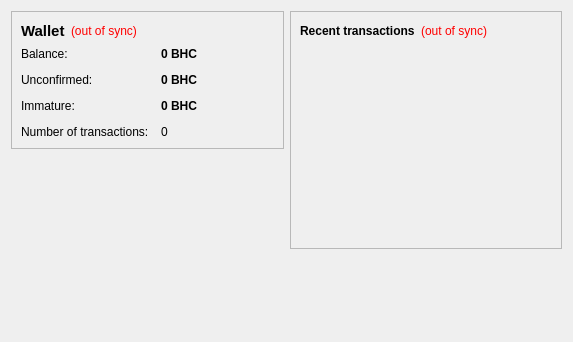
<?xml version="1.0" encoding="UTF-8"?>
<ui version="4.0">
 <class>OverviewPage</class>
 <widget class="QWidget" name="OverviewPage">
  <property name="geometry">
   <rect>
    <x>0</x>
    <y>0</y>
    <width>573</width>
    <height>342</height>
   </rect>
  </property>
  <property name="windowTitle">
   <string>Form</string>
  </property>
  <layout class="QHBoxLayout" name="horizontalLayout" stretch="1,1">
   <item>
    <layout class="QVBoxLayout" name="verticalLayout_2">
     <item>
      <widget class="QFrame" name="frame">
       <property name="frameShape">
        <enum>QFrame::StyledPanel</enum>
       </property>
       <property name="frameShadow">
        <enum>QFrame::Raised</enum>
       </property>
       <layout class="QVBoxLayout" name="verticalLayout_4">
        <item>
         <layout class="QHBoxLayout" name="horizontalLayout_4">
          <item>
           <widget class="QLabel" name="label_5">
            <property name="font">
             <font>
              <pointsize>11</pointsize>
              <weight>75</weight>
              <bold>true</bold>
             </font>
            </property>
            <property name="text">
             <string>Wallet</string>
            </property>
           </widget>
          </item>
          <item>
           <widget class="QLabel" name="labelWalletStatus">
            <property name="toolTip">
             <string>The displayed information may be out of date. Your wallet automatically synchronizes with the BlackHatCoin network after a connection is established, but this process has not completed yet.</string>
            </property>
            <property name="styleSheet">
             <string notr="true">QLabel { color: red; }</string>
            </property>
            <property name="text">
             <string notr="true">(out of sync)</string>
            </property>
            <property name="alignment">
             <set>Qt::AlignLeading|Qt::AlignLeft|Qt::AlignVCenter</set>
            </property>
           </widget>
          </item>
          <item>
           <spacer name="horizontalSpacer_2">
            <property name="orientation">
             <enum>Qt::Horizontal</enum>
            </property>
            <property name="sizeHint" stdset="0">
             <size>
              <width>40</width>
              <height>20</height>
             </size>
            </property>
           </spacer>
          </item>
         </layout>
        </item>
        <item>
         <layout class="QFormLayout" name="formLayout_2">
          <property name="fieldGrowthPolicy">
           <enum>QFormLayout::AllNonFixedFieldsGrow</enum>
          </property>
          <property name="horizontalSpacing">
           <number>12</number>
          </property>
          <property name="verticalSpacing">
           <number>12</number>
          </property>
          <item row="0" column="0">
           <widget class="QLabel" name="label">
            <property name="text">
             <string>Balance:</string>
            </property>
           </widget>
          </item>
          <item row="0" column="1">
           <widget class="QLabel" name="labelBalance">
            <property name="font">
             <font>
              <weight>75</weight>
              <bold>true</bold>
             </font>
            </property>
            <property name="cursor">
             <cursorShape>IBeamCursor</cursorShape>
            </property>
            <property name="toolTip">
             <string>Your current balance</string>
            </property>
            <property name="text">
             <string notr="true">0 BHC</string>
            </property>
            <property name="textInteractionFlags">
             <set>Qt::LinksAccessibleByMouse|Qt::TextSelectableByKeyboard|Qt::TextSelectableByMouse</set>
            </property>
           </widget>
          </item>
          <item row="1" column="0">
           <widget class="QLabel" name="label_3">
            <property name="text">
             <string>Unconfirmed:</string>
            </property>
           </widget>
          </item>
          <item row="1" column="1">
           <widget class="QLabel" name="labelUnconfirmed">
            <property name="font">
             <font>
              <weight>75</weight>
              <bold>true</bold>
             </font>
            </property>
            <property name="cursor">
             <cursorShape>IBeamCursor</cursorShape>
            </property>
            <property name="toolTip">
             <string>Total of transactions that have yet to be confirmed, and do not yet count toward the current balance</string>
            </property>
            <property name="text">
             <string notr="true">0 BHC</string>
            </property>
            <property name="textInteractionFlags">
             <set>Qt::LinksAccessibleByMouse|Qt::TextSelectableByKeyboard|Qt::TextSelectableByMouse</set>
            </property>
           </widget>
          </item>
          <item row="3" column="0">
           <widget class="QLabel" name="label_2">
            <property name="text">
             <string>Number of transactions:</string>
            </property>
           </widget>
          </item>
          <item row="3" column="1">
           <widget class="QLabel" name="labelNumTransactions">
            <property name="toolTip">
             <string>Total number of transactions in wallet</string>
            </property>
            <property name="text">
             <string notr="true">0</string>
            </property>
           </widget>
          </item>
          <item row="2" column="0">
           <widget class="QLabel" name="labelImmatureText">
            <property name="text">
             <string>Immature:</string>
            </property>
           </widget>
          </item>
          <item row="2" column="1">
           <widget class="QLabel" name="labelImmature">
            <property name="font">
             <font>
              <weight>75</weight>
              <bold>true</bold>
             </font>
            </property>
            <property name="toolTip">
             <string>Mined balance that has not yet matured</string>
            </property>
            <property name="text">
             <string notr="true">0 BHC</string>
            </property>
            <property name="textInteractionFlags">
             <set>Qt::LinksAccessibleByMouse|Qt::TextSelectableByKeyboard|Qt::TextSelectableByMouse</set>
            </property>
           </widget>
          </item>
         </layout>
        </item>
       </layout>
      </widget>
     </item>
     <item>
      <spacer name="verticalSpacer">
       <property name="orientation">
        <enum>Qt::Vertical</enum>
       </property>
       <property name="sizeHint" stdset="0">
        <size>
         <width>20</width>
         <height>40</height>
        </size>
       </property>
      </spacer>
     </item>
    </layout>
   </item>
   <item>
    <layout class="QVBoxLayout" name="verticalLayout_3">
     <item>
      <widget class="QFrame" name="frame_2">
       <property name="frameShape">
        <enum>QFrame::StyledPanel</enum>
       </property>
       <property name="frameShadow">
        <enum>QFrame::Raised</enum>
       </property>
       <layout class="QVBoxLayout" name="verticalLayout">
        <item>
         <layout class="QHBoxLayout" name="horizontalLayout_2">
          <item>
           <widget class="QLabel" name="label_4">
            <property name="text">
             <string>&lt;b&gt;Recent transactions&lt;/b&gt;</string>
            </property>
           </widget>
          </item>
          <item>
           <widget class="QLabel" name="labelTransactionsStatus">
            <property name="toolTip">
             <string>The displayed information may be out of date. Your wallet automatically synchronizes with the BlackHatCoin network after a connection is established, but this process has not completed yet.</string>
            </property>
            <property name="styleSheet">
             <string notr="true">QLabel { color: red; }</string>
            </property>
            <property name="text">
             <string notr="true">(out of sync)</string>
            </property>
            <property name="alignment">
             <set>Qt::AlignRight|Qt::AlignTrailing|Qt::AlignVCenter</set>
            </property>
           </widget>
          </item>
          <item>
           <spacer name="horizontalSpacer">
            <property name="orientation">
             <enum>Qt::Horizontal</enum>
            </property>
            <property name="sizeHint" stdset="0">
             <size>
              <width>40</width>
              <height>20</height>
             </size>
            </property>
           </spacer>
          </item>
         </layout>
        </item>
        <item>
         <widget class="QListView" name="listTransactions">
          <property name="styleSheet">
           <string notr="true">QListView { background: transparent; }</string>
          </property>
          <property name="frameShape">
           <enum>QFrame::NoFrame</enum>
          </property>
          <property name="verticalScrollBHCPolicy">
           <enum>Qt::ScrollBHCAlwaysOff</enum>
          </property>
          <property name="horizontalScrollBHCPolicy">
           <enum>Qt::ScrollBHCAlwaysOff</enum>
          </property>
          <property name="selectionMode">
           <enum>QAbstractItemView::NoSelection</enum>
          </property>
         </widget>
        </item>
       </layout>
      </widget>
     </item>
     <item>
      <spacer name="verticalSpacer_2">
       <property name="orientation">
        <enum>Qt::Vertical</enum>
       </property>
       <property name="sizeHint" stdset="0">
        <size>
         <width>20</width>
         <height>40</height>
        </size>
       </property>
      </spacer>
     </item>
    </layout>
   </item>
  </layout>
 </widget>
 <resources/>
 <connections/>
</ui>
